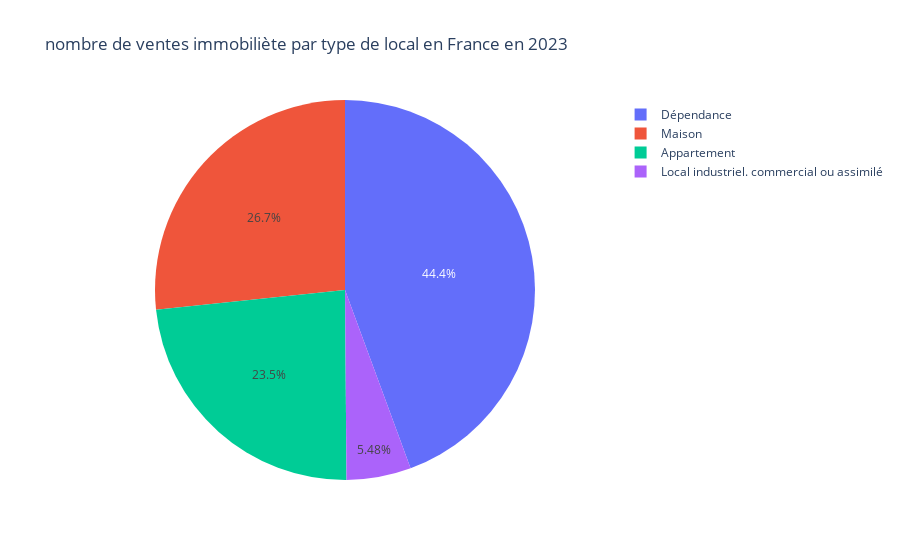

The cell this chart's notebook holds for it:
### Markdown cell above
##Les différents types de propriété vendus en France en 2023

### Code cell
type_propriete = clean_data.groupby('Type local').size().reset_index(name="Nombre de ventes")
fig = px.pie(type_propriete, values='Nombre de ventes', names='Type local', title='nombre de ventes immobiliète par type de local en France en 2023')
fig.show()
type_propriete

### Figure 1 — Plotly figure (JSON) as saved in the notebook; plotly's stock layout.template omitted (floating-point values rounded to 4 significant figures)
{"data": [{"domain": {"x": [0, 1], "y": [0, 1]}, "hovertemplate": "Type local=%{label}<br>Nombre de ventes=%{value}<extra></extra>", "labels": ["Appartement", "Dépendance", "Local industriel. commercial ou assimilé", "Maison"], "legendgroup": "", "name": "", "showlegend": true, "type": "pie", "values": [213434, 403890, 49885, 242631]}], "layout": {"legend": {"tracegroupgap": 0}, "title": {"text": "nombre de ventes immobiliète par type de local en France en 2023"}}}
